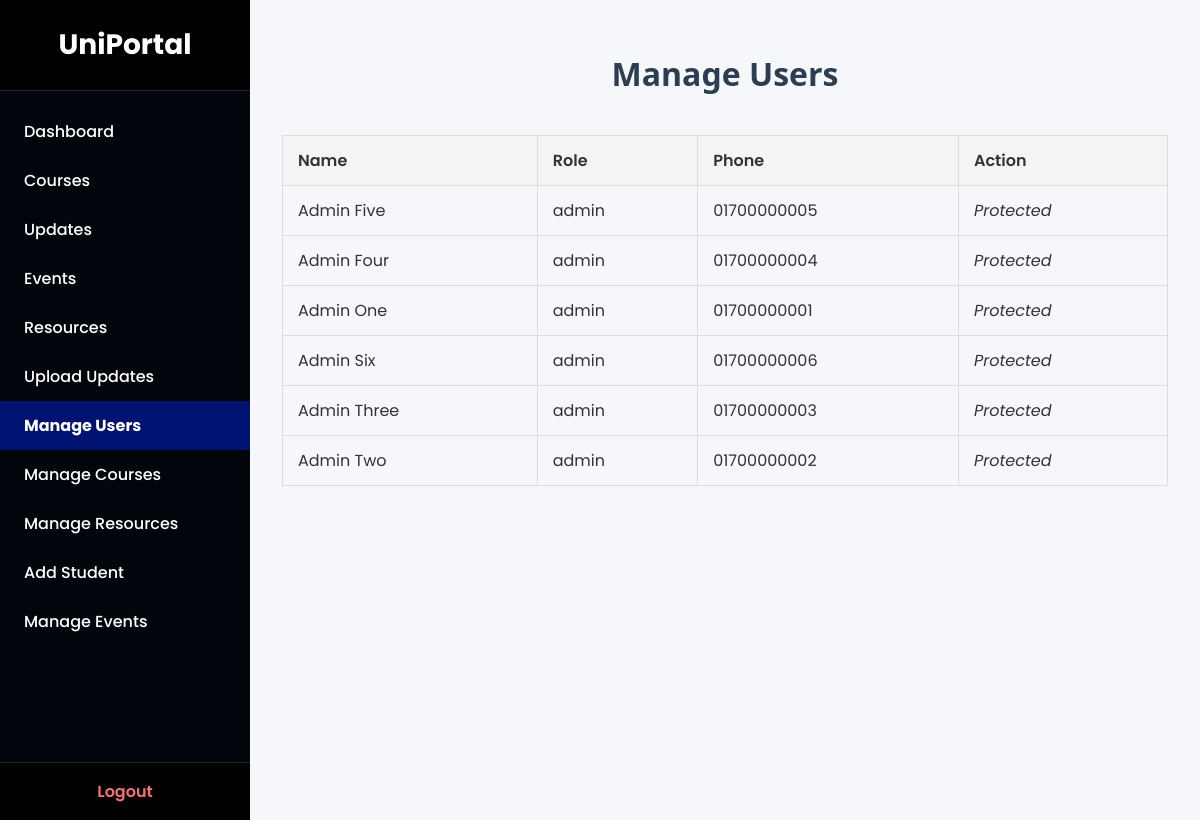
The page /manage-users (signed in) on the database its author committed.
### tables this page shows
CREATE TABLE users (
        id INTEGER PRIMARY KEY AUTOINCREMENT,
        name TEXT NOT NULL,
        role TEXT NOT NULL,
        id_num TEXT,
        roll TEXT,
        reg_no TEXT,
        photo TEXT,
        phone TEXT,
        password_hash TEXT NOT NULL
    );

### app.py (the view, shortened to what this page needs)
@app.route('/manage-users', methods=['GET', 'POST'])
@login_required
def manage_users():
    if session.get('role') != 'admin':
        return redirect(url_for('dashboard'))
    conn = get_db_connection()
    users = conn.execute('SELECT id, name, role, phone FROM users ORDER BY role, name').fetchall()
    conn.close()
    return render_template('manage_users.html', users=users)

### app.py (called while the page is built)
def get_db_connection():
    conn = sqlite3.connect('database.db')
    conn.row_factory = sqlite3.Row
    return conn

def login_required(f):
    @wraps(f)
    def decorated_function(*args, **kwargs):
        if 'user_id' not in session:
            return redirect(url_for('login'))
        return f(*args, **kwargs)
    return decorated_function

@app.context_processor
def inject_user_role():
    return dict(role=session.get('role'))

### templates/manage_users.html
{% extends 'dashboard_base.html' %}
{% block content %}
<h2>Manage Users</h2>
<table class="styled-table">
    <thead>
        <tr>
            <th>Name</th>
            <th>Role</th>
            <th>Phone</th>
            <th>Action</th>
        </tr>
    </thead>
    <tbody>
        {% for user in users %}
        <tr>
            <td>{{ user.name }}</td>
            <td>{{ user.role }}</td>
            <td>{{ user.phone }}</td>
            <td>
                {% if user.role != 'admin' %}
                <form method="POST" onsubmit="return confirm('Are you sure you want to delete this user?');" style="display:inline;">
                    <input type="hidden" name="user_id" value="{{ user.id }}">
                    <button type="submit" class="btn-danger">Delete</button>
                </form>
                {% else %}
                <em>Protected</em>
                {% endif %}
            </td>
        </tr>
        {% endfor %}
    </tbody>
</table>
{% endblock %}

### templates/dashboard_base.html (shortened to what this page needs)
<!DOCTYPE html>
<html lang="en">
<head>
  <link rel="stylesheet" href="{{ url_for('static', filename='css/style.css') }}" />
</head>
<body class="dashboard-body">
  <aside class="sidebar" id="sidebar">
    <div class="sidebar-header">
      <h3>UniPortal</h3>
    </div>
    <nav class="sidebar-content">
      <a href="/dashboard" class="{% if request.path == '/dashboard' %}active{% endif %}">Dashboard</a>
      <a href="/courses" class="{% if request.path.startswith('/courses') %}active{% endif %}">Courses</a>
      <a href="/updates" class="{% if request.path.startswith('/updates') %}active{% endif %}">Updates</a>
      <a href="/events" class="{% if request.path.startswith('/events') %}active{% endif %}">Events</a>
      <a href="/resources" class="{% if request.path.startswith('/resources') %}active{% endif %}">Resources</a>
      {% if role == 'admin' %}
        <a href="/upload_update" class="{% if request.path.startswith('/upload_update') %}active{% endif %}">Upload Updates</a>
        <a href="/manage-users" class="{% if request.path.startswith('/manage-users') %}active{% endif %}">Manage Users</a>
        <a href="/admin/manage_course" class="{% if request.path.startswith('/admin/manage_course') %}active{% endif %}">Manage Courses</a>
        <a href="/admin/manage_resources" class="{% if request.path.startswith('/admin/manage_resources') %}active{% endif %}">Manage Resources</a>
        <a href="/admin/add-student" class="{% if request.path.startswith('/admin/add-student') %}active{% endif %}">Add Student</a>
        <a href="/manage-events" class="{% if request.path.startswith('/manage-events') %}active{% endif %}">Manage Events</a>
      {% endif %}
    </nav>
    <div class="sidebar-footer">
      <a href="/logout">Logout</a>
    </div>
  </aside>
  <main class="main-content">
    {% block content %}{% endblock %}
  </main>
</body>
</html>

### static/css/style.css (style rules this page uses)
body { font-family: 'Poppins', sans-serif; margin: 0; background-color: #f4f7fa; color: #333; }
.styled-table { width: 100%; border-collapse: collapse; }
.styled-table th, .styled-table td { padding: 12px 15px; border: 1px solid #ddd; text-align: left; }
.styled-table th { background-color: #f4f4f4; font-weight: 600; }
.main-content { margin-left: 260px; padding: 30px; background-color: #fff; flex-grow: 1; min-height: 100vh; box-sizing: border-box; margin-top: 20px; transition: margin-left 0.3s ease; }
h2 { font-family: 'Segoe UI', Tahoma, Geneva, Verdana, sans-serif; font-size: 2rem; color: #2c3e50; margin-bottom: 40px; text-align: center; }

### templates/dashboard_base.html (style rules this page uses)
* { box-sizing: border-box; margin: 0; padding: 0; font-family: 'Poppins', sans-serif; }
body.dashboard-body { display: flex; min-height: 100vh; background-color: #f5f7fa; color: #333; }
.sidebar { width: 250px; background-color: #03050c; color: white; display: flex; flex-direction: column; position: fixed; top: 0; bottom: 0; left: 0; transition: transform 0.3s ease; z-index: 1000; overflow-y: auto; padding-bottom: 60px; }
.sidebar-header { padding: 1.5rem 1.5rem; background-color: #000000; font-size: 1.5rem; font-weight: 700; text-align: center; user-select: none; border-bottom: 1px solid rgba(255,255,255,0.15); }
.sidebar-content { flex-grow: 1; display: flex; flex-direction: column; padding: 1rem 0; }
.sidebar-content a { padding: 0.75rem 1.5rem; color: white; text-decoration: none; font-weight: 500; transition: background-color 0.2s ease; }
.sidebar-content a.active { background-color: #001372; font-weight: 700; }
.sidebar-footer { padding: 1rem 1.5rem; border-top: 1px solid rgba(255,255,255,0.15); position: absolute; bottom: 0; width: 100%; background-color: #000000; }
.sidebar-footer a { color: #f87171; font-weight: 600; text-decoration: none; display: block; text-align: center; }
.main-content { margin-left: 250px; padding: 2rem; flex-grow: 1; background-color: #f5f7fa; min-height: 100vh; transition: margin-left 0.3s ease; }

### rows shown on the page
users: name "Admin Five", role "admin", phone "01700000005", shows "Protected"
users: name "Admin Four", role "admin", phone "01700000004", shows "Protected"
users: name "Admin One", role "admin", phone "01700000001", shows "Protected"
users: name "Admin Six", role "admin", phone "01700000006", shows "Protected"
users: name "Admin Three", role "admin", phone "01700000003", shows "Protected"
users: name "Admin Two", role "admin", phone "01700000002", shows "Protected"
